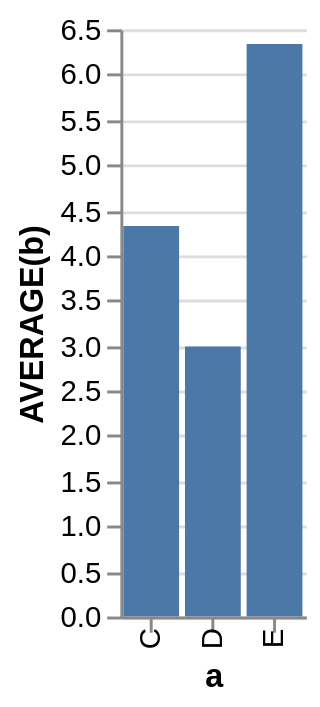

This figure's Vega-Lite source:
### Vega specification from a JSON file in a GitHub repository (floating-point values rounded to 4 significant figures)
{"$schema": "http://vega.github.io/schema/vega/v3.0.json", "autosize": "pad", "padding": 5, "encode": {"update": {"fill": {"value": "transparent"}}}, "data": [{"name": "source_0", "values": [{"a": "C", "b": 2}, {"a": "C", "b": 7}, {"a": "C", "b": 4}, {"a": "D", "b": 1}, {"a": "D", "b": 2}, {"a": "D", "b": 6}, {"a": "E", "b": 8}, {"a": "E", "b": 4}, {"a": "E", "b": 7}]}, {"name": "data_0", "source": "source_0", "transform": [{"type": "formula", "expr": "toNumber(datum[\"b\"])", "as": "b"}, {"type": "filter", "expr": "datum[\"b\"] !== null && !isNaN(datum[\"b\"])"}, {"type": "aggregate", "groupby": ["a"], "ops": ["average"], "fields": ["b"], "as": ["average_b"]}]}], "signals": [{"name": "width", "update": "bandspace(domain('x').length, 0.1, 0.05) * 21"}, {"name": "height", "update": "200"}], "marks": [{"name": "marks", "type": "rect", "role": "bar", "from": {"data": "data_0"}, "encode": {"update": {"x": {"scale": "x", "field": "a"}, "width": {"scale": "x", "band": true}, "y": {"scale": "y", "field": "average_b"}, "y2": {"scale": "y", "value": 0}, "fill": {"value": "#4c78a8"}}}}], "scales": [{"name": "x", "type": "band", "domain": {"data": "data_0", "field": "a", "sort": true}, "range": {"step": 21}, "round": true, "paddingInner": 0.1, "paddingOuter": 0.05}, {"name": "y", "type": "linear", "domain": {"data": "data_0", "field": "average_b"}, "range": [200, 0], "round": true, "nice": true, "zero": true}], "axes": [{"scale": "x", "orient": "bottom", "tickCount": 5, "title": "a", "zindex": 1, "encode": {"labels": {"update": {"angle": {"value": 270}, "baseline": {"value": "middle"}}}}}, {"scale": "y", "format": "s", "orient": "left", "title": "AVERAGE(b)", "zindex": 1}, {"scale": "y", "domain": false, "format": "s", "grid": true, "labels": false, "orient": "left", "ticks": false, "zindex": 0, "gridScale": "x"}]}
